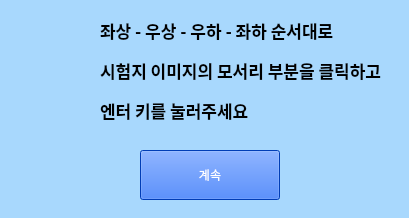
<?xml version="1.0" encoding="UTF-8"?>
<ui version="4.0">
 <class>Form</class>
 <widget class="QWidget" name="Form">
  <property name="geometry">
   <rect>
    <x>0</x>
    <y>0</y>
    <width>409</width>
    <height>218</height>
   </rect>
  </property>
  <property name="windowTitle">
   <string>Form</string>
  </property>
  <property name="styleSheet">
   <string notr="true">background: #a8d8fd</string>
  </property>
  <widget class="QLabel" name="label">
   <property name="geometry">
    <rect>
     <x>20</x>
     <y>30</y>
     <width>61</width>
     <height>81</height>
    </rect>
   </property>
   <property name="text">
    <string/>
   </property>
   <property name="pixmap">
    <pixmap>../../../../Desktop/icon.png</pixmap>
   </property>
  </widget>
  <widget class="QLabel" name="nameGuideLabel_1">
   <property name="geometry">
    <rect>
     <x>100</x>
     <y>20</y>
     <width>301</width>
     <height>21</height>
    </rect>
   </property>
   <property name="font">
    <font>
     <family>나눔스퀘어 Bold</family>
     <pointsize>13</pointsize>
     <weight>75</weight>
     <bold>true</bold>
    </font>
   </property>
   <property name="text">
    <string>좌상 - 우상 - 우하 - 좌하 순서대로</string>
   </property>
  </widget>
  <widget class="QLabel" name="nameGuideLabel_2">
   <property name="geometry">
    <rect>
     <x>100</x>
     <y>60</y>
     <width>301</width>
     <height>21</height>
    </rect>
   </property>
   <property name="font">
    <font>
     <family>나눔스퀘어 Bold</family>
     <pointsize>13</pointsize>
     <weight>75</weight>
     <bold>true</bold>
    </font>
   </property>
   <property name="text">
    <string>시험지 이미지의 모서리 부분을 클릭하고</string>
   </property>
  </widget>
  <widget class="QPushButton" name="confirmButton">
   <property name="geometry">
    <rect>
     <x>140</x>
     <y>150</y>
     <width>140</width>
     <height>50</height>
    </rect>
   </property>
   <property name="sizePolicy">
    <sizepolicy hsizetype="Fixed" vsizetype="Fixed">
     <horstretch>0</horstretch>
     <verstretch>0</verstretch>
    </sizepolicy>
   </property>
   <property name="minimumSize">
    <size>
     <width>140</width>
     <height>50</height>
    </size>
   </property>
   <property name="styleSheet">
    <string notr="true">font: 81 24pt &quot;나눔스퀘어 ExtraBold&quot;;
color: rgb(255, 255, 255);
background-color: rgb(0, 85, 255);</string>
   </property>
   <property name="text">
    <string>계속</string>
   </property>
  </widget>
  <widget class="QLabel" name="nameGuideLabel_3">
   <property name="geometry">
    <rect>
     <x>100</x>
     <y>100</y>
     <width>301</width>
     <height>21</height>
    </rect>
   </property>
   <property name="font">
    <font>
     <family>나눔스퀘어 Bold</family>
     <pointsize>13</pointsize>
     <weight>75</weight>
     <bold>true</bold>
    </font>
   </property>
   <property name="text">
    <string>엔터 키를 눌러주세요</string>
   </property>
  </widget>
 </widget>
 <resources/>
 <connections/>
</ui>
